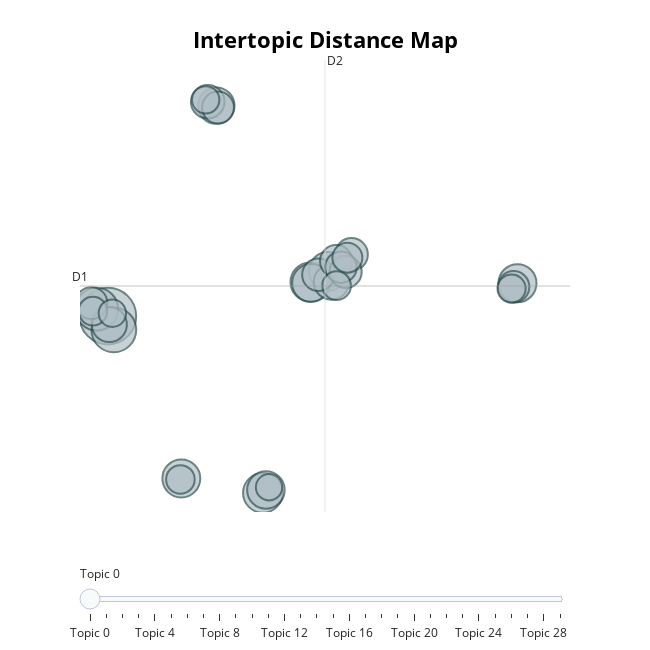

The code cell stored with this chart in its notebook:
### Code cell
berto.visualize_topics()

### Figure 1 — Plotly figure (JSON) as saved in the notebook; plotly's stock layout.template omitted (floating-point values rounded to 4 significant figures)
{"data": [{"customdata": [[0, "reward | charity | regular | wealth | spend", 239], [1, "gardens | rivers | garden | beneath | flow", 150], [2, "merciful | mercy | forgive | oftforgiving | forgiveness", 136], [3, "falsehood | truth | allah | woe | rejecters", 117], [4, "created | moon | heavens | earth | sun", 114], [5, "messenger | message | sent | messengers | allah", 112], [6, "penalty | grievous | allah | punishment | punish", 108], [7, "mountains | sky | rain | sends | night", 107], [8, "deny | favours | judgment | day | hour", 107], [9, "path | astray | guidance | way | straight", 105], [10, "moses | said | throw | thou | people", 99], [11, "signs | sign | ancients | tales | rehearsed", 93], [12, "deeds | righteousness | righteous | life | work", 92], [13, "pharaoh | chiefs | people | said | moses", 84], [14, "ye | soon | shall | know | return", 80], [15, "earth | heavens | glory | belongs | belong", 79], [16, "fathers | father | satan | parents | said", 78], [17, "fear | peace | obey | said | allah", 77], [18, "thou | thee | thy | art | admonish", 76], [19, "reject | faith | path | signs | hinder", 76], [20, "punishment | taste | penalty | curse | chastisement", 74], [21, "abraham | jacob | isaac | ismail | said", 74], [22, "angels | iblis | angel | prostrated | souls", 67], [23, "day | account | judgment | faces | think", 61], [24, "women | wives | divorce | men | allah", 61], [25, "quran | arabic | tongue | explained | understand", 61], [26, "fire | blazing | hellfire | flaming | hell", 59], [27, "cattle | eat | meat | food | forbidden", 56], [28, "noah | ark | flood | people | rejected", 56], [29, "evil | ones | results | guarded | faces", 52]], "hovertemplate": "<b>Topic %{customdata[0]}</b><br>Words: %{customdata[1]}<br>Size: %{customdata[2]}", "legendgroup": "", "marker": {"color": "#B0BEC5", "line": {"color": "DarkSlateGrey", "width": 2}, "size": [239, 150, 136, 117, 114, 112, 108, 107, 107, 105, 99, 93, 92, 84, 80, 79, 78, 77, 76, 76, 74, 74, 67, 61, 61, 61, 59, 56, 56, 52], "sizemode": "area", "sizeref": 0.1494, "symbol": "circle"}, "mode": "markers", "name": "", "orientation": "v", "showlegend": false, "type": "scatter", "x": [-2.656, -2.391, -3.154, 4.274, 6.382, 7.192, 15.66, 6.43, 0.6277, 4.411, 2.192, 7.339, -2.592, 1.808, 8.236, 6.757, 7.552, 7.974, -3.393, 2.267, 15.49, 7.763, 8.052, 0.5867, -3.325, 7.571, 15.39, -2.456, 1.719, 4.551], "xaxis": "x", "y": [2.427, 1.756, 2.774, -6.275, 4.104, 4.635, 4.047, 4.065, -5.564, -6.134, 12.8, 4.105, 2.013, 12.99, 5.466, 4.466, 5.131, 4.603, 3.069, 12.7, 3.871, 4.839, 5.306, -5.613, 2.677, 3.93, 3.785, 2.573, 13.08, -5.997], "yaxis": "y"}], "layout": {"annotations": [{"showarrow": false, "text": "D1", "x": -3.902, "y": 3.912, "yshift": 10}, {"showarrow": false, "text": "D2", "x": 7.052, "xshift": 10, "y": 15.04}], "height": 650, "hoverlabel": {"bgcolor": "white", "font": {"family": "Rockwell", "size": 16}}, "legend": {"itemsizing": "constant", "tracegroupgap": 0}, "margin": {"t": 60}, "shapes": [{"line": {"color": "#CFD8DC", "width": 2}, "type": "line", "x0": 7.052, "x1": 7.052, "y0": -7.216, "y1": 15.04}, {"line": {"color": "#9E9E9E", "width": 2}, "type": "line", "x0": -3.902, "x1": 18.01, "y0": 3.912, "y1": 3.912}], "sliders": [{"active": 0, "pad": {"t": 50}, "steps": [{"args": [{"marker.color": [["red", "#B0BEC5", "#B0BEC5", "#B0BEC5", "#B0BEC5", "#B0BEC5", "#B0BEC5", "#B0BEC5", "#B0BEC5", "#B0BEC5", "#B0BEC5", "#B0BEC5", "#B0BEC5", "#B0BEC5", "#B0BEC5", "#B0BEC5", "#B0BEC5", "#B0BEC5", "#B0BEC5", "#B0BEC5", "#B0BEC5", "#B0BEC5", "#B0BEC5", "#B0BEC5", "#B0BEC5", "#B0BEC5", "#B0BEC5", "#B0BEC5", "#B0BEC5", "#B0BEC5"]]}], "label": "Topic 0", "method": "update"}, {"args": [{"marker.color": [["#B0BEC5", "red", "#B0BEC5", "#B0BEC5", "#B0BEC5", "#B0BEC5", "#B0BEC5", "#B0BEC5", "#B0BEC5", "#B0BEC5", "#B0BEC5", "#B0BEC5", "#B0BEC5", "#B0BEC5", "#B0BEC5", "#B0BEC5", "#B0BEC5", "#B0BEC5", "#B0BEC5", "#B0BEC5", "#B0BEC5", "#B0BEC5", "#B0BEC5", "#B0BEC5", "#B0BEC5", "#B0BEC5", "#B0BEC5", "#B0BEC5", "#B0BEC5", "#B0BEC5"]]}], "label": "Topic 1", "method": "update"}, {"args": [{"marker.color": [["#B0BEC5", "#B0BEC5", "red", "#B0BEC5", "#B0BEC5", "#B0BEC5", "#B0BEC5", "#B0BEC5", "#B0BEC5", "#B0BEC5", "#B0BEC5", "#B0BEC5", "#B0BEC5", "#B0BEC5", "#B0BEC5", "#B0BEC5", "#B0BEC5", "#B0BEC5", "#B0BEC5", "#B0BEC5", "#B0BEC5", "#B0BEC5", "#B0BEC5", "#B0BEC5", "#B0BEC5", "#B0BEC5", "#B0BEC5", "#B0BEC5", "#B0BEC5", "#B0BEC5"]]}], "label": "Topic 2", "method": "update"}, {"args": [{"marker.color": [["#B0BEC5", "#B0BEC5", "#B0BEC5", "red", "#B0BEC5", "#B0BEC5", "#B0BEC5", "#B0BEC5", "#B0BEC5", "#B0BEC5", "#B0BEC5", "#B0BEC5", "#B0BEC5", "#B0BEC5", "#B0BEC5", "#B0BEC5", "#B0BEC5", "#B0BEC5", "#B0BEC5", "#B0BEC5", "#B0BEC5", "#B0BEC5", "#B0BEC5", "#B0BEC5", "#B0BEC5", "#B0BEC5", "#B0BEC5", "#B0BEC5", "#B0BEC5", "#B0BEC5"]]}], "label": "Topic 3", "method": "update"}, {"args": [{"marker.color": [["#B0BEC5", "#B0BEC5", "#B0BEC5", "#B0BEC5", "red", "#B0BEC5", "#B0BEC5", "#B0BEC5", "#B0BEC5", "#B0BEC5", "#B0BEC5", "#B0BEC5", "#B0BEC5", "#B0BEC5", "#B0BEC5", "#B0BEC5", "#B0BEC5", "#B0BEC5", "#B0BEC5", "#B0BEC5", "#B0BEC5", "#B0BEC5", "#B0BEC5", "#B0BEC5", "#B0BEC5", "#B0BEC5", "#B0BEC5", "#B0BEC5", "#B0BEC5", "#B0BEC5"]]}], "label": "Topic 4", "method": "update"}, {"args": [{"marker.color": [["#B0BEC5", "#B0BEC5", "#B0BEC5", "#B0BEC5", "#B0BEC5", "red", "#B0BEC5", "#B0BEC5", "#B0BEC5", "#B0BEC5", "#B0BEC5", "#B0BEC5", "#B0BEC5", "#B0BEC5", "#B0BEC5", "#B0BEC5", "#B0BEC5", "#B0BEC5", "#B0BEC5", "#B0BEC5", "#B0BEC5", "#B0BEC5", "#B0BEC5", "#B0BEC5", "#B0BEC5", "#B0BEC5", "#B0BEC5", "#B0BEC5", "#B0BEC5", "#B0BEC5"]]}], "label": "Topic 5", "method": "update"}, {"args": [{"marker.color": [["#B0BEC5", "#B0BEC5", "#B0BEC5", "#B0BEC5", "#B0BEC5", "#B0BEC5", "red", "#B0BEC5", "#B0BEC5", "#B0BEC5", "#B0BEC5", "#B0BEC5", "#B0BEC5", "#B0BEC5", "#B0BEC5", "#B0BEC5", "#B0BEC5", "#B0BEC5", "#B0BEC5", "#B0BEC5", "#B0BEC5", "#B0BEC5", "#B0BEC5", "#B0BEC5", "#B0BEC5", "#B0BEC5", "#B0BEC5", "#B0BEC5", "#B0BEC5", "#B0BEC5"]]}], "label": "Topic 6", "method": "update"}, {"args": [{"marker.color": [["#B0BEC5", "#B0BEC5", "#B0BEC5", "#B0BEC5", "#B0BEC5", "#B0BEC5", "#B0BEC5", "red", "#B0BEC5", "#B0BEC5", "#B0BEC5", "#B0BEC5", "#B0BEC5", "#B0BEC5", "#B0BEC5", "#B0BEC5", "#B0BEC5", "#B0BEC5", "#B0BEC5", "#B0BEC5", "#B0BEC5", "#B0BEC5", "#B0BEC5", "#B0BEC5", "#B0BEC5", "#B0BEC5", "#B0BEC5", "#B0BEC5", "#B0BEC5", "#B0BEC5"]]}], "label": "Topic 7", "method": "update"}, {"args": [{"marker.color": [["#B0BEC5", "#B0BEC5", "#B0BEC5", "#B0BEC5", "#B0BEC5", "#B0BEC5", "#B0BEC5", "#B0BEC5", "red", "#B0BEC5", "#B0BEC5", "#B0BEC5", "#B0BEC5", "#B0BEC5", "#B0BEC5", "#B0BEC5", "#B0BEC5", "#B0BEC5", "#B0BEC5", "#B0BEC5", "#B0BEC5", "#B0BEC5", "#B0BEC5", "#B0BEC5", "#B0BEC5", "#B0BEC5", "#B0BEC5", "#B0BEC5", "#B0BEC5", "#B0BEC5"]]}], "label": "Topic 8", "method": "update"}, {"args": [{"marker.color": [["#B0BEC5", "#B0BEC5", "#B0BEC5", "#B0BEC5", "#B0BEC5", "#B0BEC5", "#B0BEC5", "#B0BEC5", "#B0BEC5", "red", "#B0BEC5", "#B0BEC5", "#B0BEC5", "#B0BEC5", "#B0BEC5", "#B0BEC5", "#B0BEC5", "#B0BEC5", "#B0BEC5", "#B0BEC5", "#B0BEC5", "#B0BEC5", "#B0BEC5", "#B0BEC5", "#B0BEC5", "#B0BEC5", "#B0BEC5", "#B0BEC5", "#B0BEC5", "#B0BEC5"]]}], "label": "Topic 9", "method": "update"}, {"args": [{"marker.color": [["#B0BEC5", "#B0BEC5", "#B0BEC5", "#B0BEC5", "#B0BEC5", "#B0BEC5", "#B0BEC5", "#B0BEC5", "#B0BEC5", "#B0BEC5", "red", "#B0BEC5", "#B0BEC5", "#B0BEC5", "#B0BEC5", "#B0BEC5", "#B0BEC5", "#B0BEC5", "#B0BEC5", "#B0BEC5", "#B0BEC5", "#B0BEC5", "#B0BEC5", "#B0BEC5", "#B0BEC5", "#B0BEC5", "#B0BEC5", "#B0BEC5", "#B0BEC5", "#B0BEC5"]]}], "label": "Topic 10", "method": "update"}, {"args": [{"marker.color": [["#B0BEC5", "#B0BEC5", "#B0BEC5", "#B0BEC5", "#B0BEC5", "#B0BEC5", "#B0BEC5", "#B0BEC5", "#B0BEC5", "#B0BEC5", "#B0BEC5", "red", "#B0BEC5", "#B0BEC5", "#B0BEC5", "#B0BEC5", "#B0BEC5", "#B0BEC5", "#B0BEC5", "#B0BEC5", "#B0BEC5", "#B0BEC5", "#B0BEC5", "#B0BEC5", "#B0BEC5", "#B0BEC5", "#B0BEC5", "#B0BEC5", "#B0BEC5", "#B0BEC5"]]}], "label": "Topic 11", "method": "update"}, {"args": [{"marker.color": [["#B0BEC5", "#B0BEC5", "#B0BEC5", "#B0BEC5", "#B0BEC5", "#B0BEC5", "#B0BEC5", "#B0BEC5", "#B0BEC5", "#B0BEC5", "#B0BEC5", "#B0BEC5", "red", "#B0BEC5", "#B0BEC5", "#B0BEC5", "#B0BEC5", "#B0BEC5", "#B0BEC5", "#B0BEC5", "#B0BEC5", "#B0BEC5", "#B0BEC5", "#B0BEC5", "#B0BEC5", "#B0BEC5", "#B0BEC5", "#B0BEC5", "#B0BEC5", "#B0BEC5"]]}], "label": "Topic 12", "method": "update"}, {"args": [{"marker.color": [["#B0BEC5", "#B0BEC5", "#B0BEC5", "#B0BEC5", "#B0BEC5", "#B0BEC5", "#B0BEC5", "#B0BEC5", "#B0BEC5", "#B0BEC5", "#B0BEC5", "#B0BEC5", "#B0BEC5", "red", "#B0BEC5", "#B0BEC5", "#B0BEC5", "#B0BEC5", "#B0BEC5", "#B0BEC5", "#B0BEC5", "#B0BEC5", "#B0BEC5", "#B0BEC5", "#B0BEC5", "#B0BEC5", "#B0BEC5", "#B0BEC5", "#B0BEC5", "#B0BEC5"]]}], "label": "Topic 13", "method": "update"}, {"args": [{"marker.color": [["#B0BEC5", "#B0BEC5", "#B0BEC5", "#B0BEC5", "#B0BEC5", "#B0BEC5", "#B0BEC5", "#B0BEC5", "#B0BEC5", "#B0BEC5", "#B0BEC5", "#B0BEC5", "#B0BEC5", "#B0BEC5", "red", "#B0BEC5", "#B0BEC5", "#B0BEC5", "#B0BEC5", "#B0BEC5", "#B0BEC5", "#B0BEC5", "#B0BEC5", "#B0BEC5", "#B0BEC5", "#B0BEC5", "#B0BEC5", "#B0BEC5", "#B0BEC5", "#B0BEC5"]]}], "label": "Topic 14", "method": "update"}, {"args": [{"marker.color": [["#B0BEC5", "#B0BEC5", "#B0BEC5", "#B0BEC5", "#B0BEC5", "#B0BEC5", "#B0BEC5", "#B0BEC5", "#B0BEC5", "#B0BEC5", "#B0BEC5", "#B0BEC5", "#B0BEC5", "#B0BEC5", "#B0BEC5", "red", "#B0BEC5", "#B0BEC5", "#B0BEC5", "#B0BEC5", "#B0BEC5", "#B0BEC5", "#B0BEC5", "#B0BEC5", "#B0BEC5", "#B0BEC5", "#B0BEC5", "#B0BEC5", "#B0BEC5", "#B0BEC5"]]}], "label": "Topic 15", "method": "update"}, {"args": [{"marker.color": [["#B0BEC5", "#B0BEC5", "#B0BEC5", "#B0BEC5", "#B0BEC5", "#B0BEC5", "#B0BEC5", "#B0BEC5", "#B0BEC5", "#B0BEC5", "#B0BEC5", "#B0BEC5", "#B0BEC5", "#B0BEC5", "#B0BEC5", "#B0BEC5", "red", "#B0BEC5", "#B0BEC5", "#B0BEC5", "#B0BEC5", "#B0BEC5", "#B0BEC5", "#B0BEC5", "#B0BEC5", "#B0BEC5", "#B0BEC5", "#B0BEC5", "#B0BEC5", "#B0BEC5"]]}], "label": "Topic 16", "method": "update"}, {"args": [{"marker.color": [["#B0BEC5", "#B0BEC5", "#B0BEC5", "#B0BEC5", "#B0BEC5", "#B0BEC5", "#B0BEC5", "#B0BEC5", "#B0BEC5", "#B0BEC5", "#B0BEC5", "#B0BEC5", "#B0BEC5", "#B0BEC5", "#B0BEC5", "#B0BEC5", "#B0BEC5", "red", "#B0BEC5", "#B0BEC5", "#B0BEC5", "#B0BEC5", "#B0BEC5", "#B0BEC5", "#B0BEC5", "#B0BEC5", "#B0BEC5", "#B0BEC5", "#B0BEC5", "#B0BEC5"]]}], "label": "Topic 17", "method": "update"}, {"args": [{"marker.color": [["#B0BEC5", "#B0BEC5", "#B0BEC5", "#B0BEC5", "#B0BEC5", "#B0BEC5", "#B0BEC5", "#B0BEC5", "#B0BEC5", "#B0BEC5", "#B0BEC5", "#B0BEC5", "#B0BEC5", "#B0BEC5", "#B0BEC5", "#B0BEC5", "#B0BEC5", "#B0BEC5", "red", "#B0BEC5", "#B0BEC5", "#B0BEC5", "#B0BEC5", "#B0BEC5", "#B0BEC5", "#B0BEC5", "#B0BEC5", "#B0BEC5", "#B0BEC5", "#B0BEC5"]]}], "label": "Topic 18", "method": "update"}, {"args": [{"marker.color": [["#B0BEC5", "#B0BEC5", "#B0BEC5", "#B0BEC5", "#B0BEC5", "#B0BEC5", "#B0BEC5", "#B0BEC5", "#B0BEC5", "#B0BEC5", "#B0BEC5", "#B0BEC5", "#B0BEC5", "#B0BEC5", "#B0BEC5", "#B0BEC5", "#B0BEC5", "#B0BEC5", "#B0BEC5", "red", "#B0BEC5", "#B0BEC5", "#B0BEC5", "#B0BEC5", "#B0BEC5", "#B0BEC5", "#B0BEC5", "#B0BEC5", "#B0BEC5", "#B0BEC5"]]}], "label": "Topic 19", "method": "update"}, {"args": [{"marker.color": [["#B0BEC5", "#B0BEC5", "#B0BEC5", "#B0BEC5", "#B0BEC5", "#B0BEC5", "#B0BEC5", "#B0BEC5", "#B0BEC5", "#B0BEC5", "#B0BEC5", "#B0BEC5", "#B0BEC5", "#B0BEC5", "#B0BEC5", "#B0BEC5", "#B0BEC5", "#B0BEC5", "#B0BEC5", "#B0BEC5", "red", "#B0BEC5", "#B0BEC5", "#B0BEC5", "#B0BEC5", "#B0BEC5", "#B0BEC5", "#B0BEC5", "#B0BEC5", "#B0BEC5"]]}], "label": "Topic 20", "method": "update"}, {"args": [{"marker.color": [["#B0BEC5", "#B0BEC5", "#B0BEC5", "#B0BEC5", "#B0BEC5", "#B0BEC5", "#B0BEC5", "#B0BEC5", "#B0BEC5", "#B0BEC5", "#B0BEC5", "#B0BEC5", "#B0BEC5", "#B0BEC5", "#B0BEC5", "#B0BEC5", "#B0BEC5", "#B0BEC5", "#B0BEC5", "#B0BEC5", "#B0BEC5", "red", "#B0BEC5", "#B0BEC5", "#B0BEC5", "#B0BEC5", "#B0BEC5", "#B0BEC5", "#B0BEC5", "#B0BEC5"]]}], "label": "Topic 21", "method": "update"}, {"args": [{"marker.color": [["#B0BEC5", "#B0BEC5", "#B0BEC5", "#B0BEC5", "#B0BEC5", "#B0BEC5", "#B0BEC5", "#B0BEC5", "#B0BEC5", "#B0BEC5", "#B0BEC5", "#B0BEC5", "#B0BEC5", "#B0BEC5", "#B0BEC5", "#B0BEC5", "#B0BEC5", "#B0BEC5", "#B0BEC5", "#B0BEC5", "#B0BEC5", "#B0BEC5", "red", "#B0BEC5", "#B0BEC5", "#B0BEC5", "#B0BEC5", "#B0BEC5", "#B0BEC5", "#B0BEC5"]]}], "label": "Topic 22", "method": "update"}, {"args": [{"marker.color": [["#B0BEC5", "#B0BEC5", "#B0BEC5", "#B0BEC5", "#B0BEC5", "#B0BEC5", "#B0BEC5", "#B0BEC5", "#B0BEC5", "#B0BEC5", "#B0BEC5", "#B0BEC5", "#B0BEC5", "#B0BEC5", "#B0BEC5", "#B0BEC5", "#B0BEC5", "#B0BEC5", "#B0BEC5", "#B0BEC5", "#B0BEC5", "#B0BEC5", "#B0BEC5", "red", "#B0BEC5", "#B0BEC5", "#B0BEC5", "#B0BEC5", "#B0BEC5", "#B0BEC5"]]}], "label": "Topic 23", "method": "update"}, {"args": [{"marker.color": [["#B0BEC5", "#B0BEC5", "#B0BEC5", "#B0BEC5", "#B0BEC5", "#B0BEC5", "#B0BEC5", "#B0BEC5", "#B0BEC5", "#B0BEC5", "#B0BEC5", "#B0BEC5", "#B0BEC5", "#B0BEC5", "#B0BEC5", "#B0BEC5", "#B0BEC5", "#B0BEC5", "#B0BEC5", "#B0BEC5", "#B0BEC5", "#B0BEC5", "#B0BEC5", "#B0BEC5", "red", "#B0BEC5", "#B0BEC5", "#B0BEC5", "#B0BEC5", "#B0BEC5"]]}], "label": "Topic 24", "method": "update"}, {"args": [{"marker.color": [["#B0BEC5", "#B0BEC5", "#B0BEC5", "#B0BEC5", "#B0BEC5", "#B0BEC5", "#B0BEC5", "#B0BEC5", "#B0BEC5", "#B0BEC5", "#B0BEC5", "#B0BEC5", "#B0BEC5", "#B0BEC5", "#B0BEC5", "#B0BEC5", "#B0BEC5", "#B0BEC5", "#B0BEC5", "#B0BEC5", "#B0BEC5", "#B0BEC5", "#B0BEC5", "#B0BEC5", "#B0BEC5", "red", "#B0BEC5", "#B0BEC5", "#B0BEC5", "#B0BEC5"]]}], "label": "Topic 25", "method": "update"}, {"args": [{"marker.color": [["#B0BEC5", "#B0BEC5", "#B0BEC5", "#B0BEC5", "#B0BEC5", "#B0BEC5", "#B0BEC5", "#B0BEC5", "#B0BEC5", "#B0BEC5", "#B0BEC5", "#B0BEC5", "#B0BEC5", "#B0BEC5", "#B0BEC5", "#B0BEC5", "#B0BEC5", "#B0BEC5", "#B0BEC5", "#B0BEC5", "#B0BEC5", "#B0BEC5", "#B0BEC5", "#B0BEC5", "#B0BEC5", "#B0BEC5", "red", "#B0BEC5", "#B0BEC5", "#B0BEC5"]]}], "label": "Topic 26", "method": "update"}, {"args": [{"marker.color": [["#B0BEC5", "#B0BEC5", "#B0BEC5", "#B0BEC5", "#B0BEC5", "#B0BEC5", "#B0BEC5", "#B0BEC5", "#B0BEC5", "#B0BEC5", "#B0BEC5", "#B0BEC5", "#B0BEC5", "#B0BEC5", "#B0BEC5", "#B0BEC5", "#B0BEC5", "#B0BEC5", "#B0BEC5", "#B0BEC5", "#B0BEC5", "#B0BEC5", "#B0BEC5", "#B0BEC5", "#B0BEC5", "#B0BEC5", "#B0BEC5", "red", "#B0BEC5", "#B0BEC5"]]}], "label": "Topic 27", "method": "update"}, {"args": [{"marker.color": [["#B0BEC5", "#B0BEC5", "#B0BEC5", "#B0BEC5", "#B0BEC5", "#B0BEC5", "#B0BEC5", "#B0BEC5", "#B0BEC5", "#B0BEC5", "#B0BEC5", "#B0BEC5", "#B0BEC5", "#B0BEC5", "#B0BEC5", "#B0BEC5", "#B0BEC5", "#B0BEC5", "#B0BEC5", "#B0BEC5", "#B0BEC5", "#B0BEC5", "#B0BEC5", "#B0BEC5", "#B0BEC5", "#B0BEC5", "#B0BEC5", "#B0BEC5", "red", "#B0BEC5"]]}], "label": "Topic 28", "method": "update"}, {"args": [{"marker.color": [["#B0BEC5", "#B0BEC5", "#B0BEC5", "#B0BEC5", "#B0BEC5", "#B0BEC5", "#B0BEC5", "#B0BEC5", "#B0BEC5", "#B0BEC5", "#B0BEC5", "#B0BEC5", "#B0BEC5", "#B0BEC5", "#B0BEC5", "#B0BEC5", "#B0BEC5", "#B0BEC5", "#B0BEC5", "#B0BEC5", "#B0BEC5", "#B0BEC5", "#B0BEC5", "#B0BEC5", "#B0BEC5", "#B0BEC5", "#B0BEC5", "#B0BEC5", "#B0BEC5", "red"]]}], "label": "Topic 29", "method": "update"}]}], "title": {"font": {"color": "Black", "size": 22}, "text": "<b>Intertopic Distance Map", "x": 0.5, "xanchor": "center", "y": 0.95, "yanchor": "top"}, "width": 650, "xaxis": {"anchor": "y", "domain": [0, 1], "range": [-3.902, 18.01], "title": {"text": ""}, "visible": false}, "yaxis": {"anchor": "x", "domain": [0, 1], "range": [-7.216, 15.04], "title": {"text": ""}, "visible": false}}}
